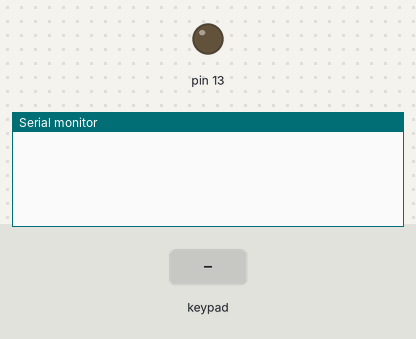
A sketch run on a simulated Arduino Uno, built with avr-gcc and run on an emulated ATmega328P. Shown: output pins drawn as LEDs (lit = HIGH), the last lines printed to the serial monitor. Inputs (shaded band) come from the test bench.

Above: at 1.2 s.
1.3 s: keypad keys 9 8 7 6 pressed 0.4 s apart
At 3.1 s:
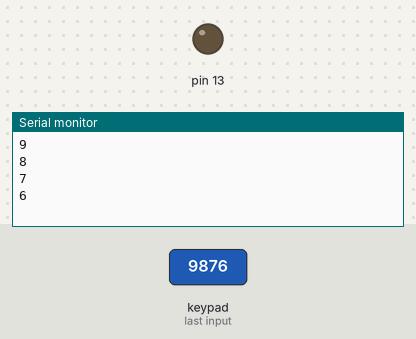
4.4 s: key 'A' pressed
At 5.6 s:
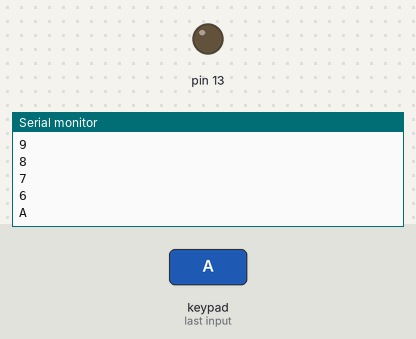
5.9 s: key 'B' pressed
At 6.9 s:
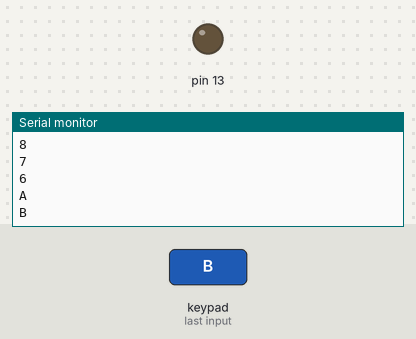
7.4 s: keypad keys 9 8 7 6 # pressed 0.4 s apart
At 10.4 s:
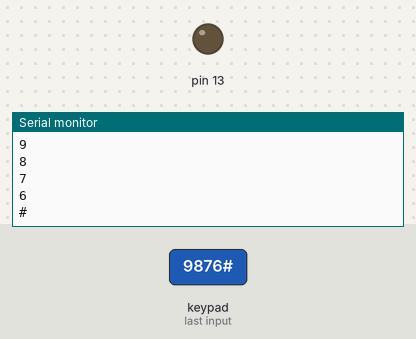
10.9 s: key 'C' pressed
At 12.1 s:
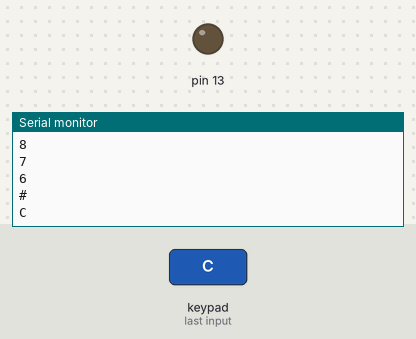
12.4 s: keypad keys 9 8 7 6 * pressed 0.4 s apart
At 14.4 s:
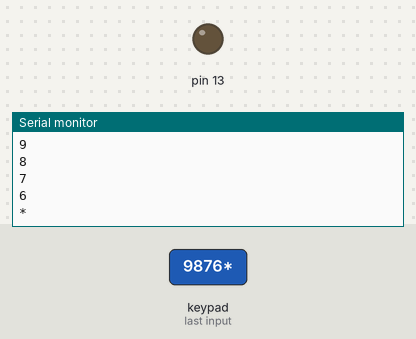
Timing chart, 0 to 15.9 s (numbered marks = the images above; inputs shaded):
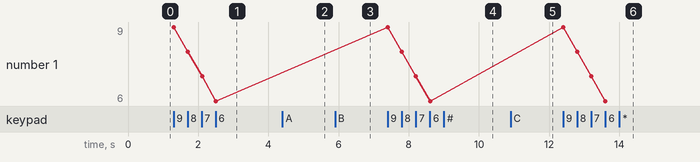

Measured:
- after the input at 1.3 s, the serial monitor: prints a new line at once (image 1)
- after the input at 4.4 s, the serial monitor: prints a new line at once (image 2)
- after the input at 5.9 s, the serial monitor: prints a new line at once (image 3)
- after the input at 7.4 s, the serial monitor: prints a new line at once (image 4)
- after the input at 10.9 s, the serial monitor: prints a new line at once (image 5)
- after the input at 12.4 s, the serial monitor: prints a new line at once (image 6)

The sketch:

keypad.ino
```cpp
#include <Keypad.h>

const byte FILAS = 4;
const byte COLUMNAS = 4;
int LED = 13;

char keys[FILAS][COLUMNAS] = {
  {'1','2','3','A'},
  {'4','5','6','B'},
  {'7','8','9','C'},
  {'*','0','#','D'}
};

byte pinesFilas[FILAS] = {9,8,7,6};
byte pinesColumnas[COLUMNAS] = {5,4,3,2};

Keypad teclado = Keypad(makeKeymap(keys), pinesFilas, pinesColumnas, FILAS, COLUMNAS);

// almacena la tecla presionada
char TECLA;

// almacena en un array 6 digitos ingresados
char CLAVE[7];

void setup()
{
 // inicializa comunicacion serie
 Serial.begin(9600);

 // Activo led
 pinMode(13,OUTPUT);

}

void loop(){

  TECLA = teclado.getKey();
  digitalWrite(13,LOW);

  if (TECLA){
    digitalWrite(13,HIGH);
    Serial.println(TECLA);
  }
}
```
